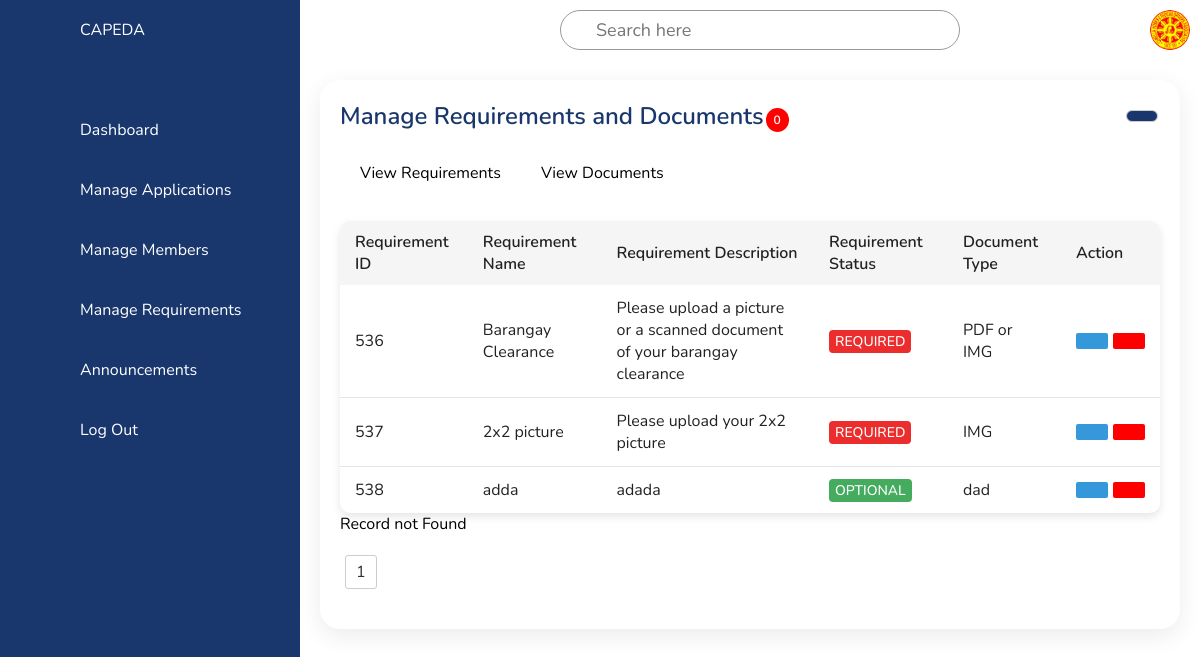
Page /ADMIN/adminManageRequirements.php on the earlier database version.
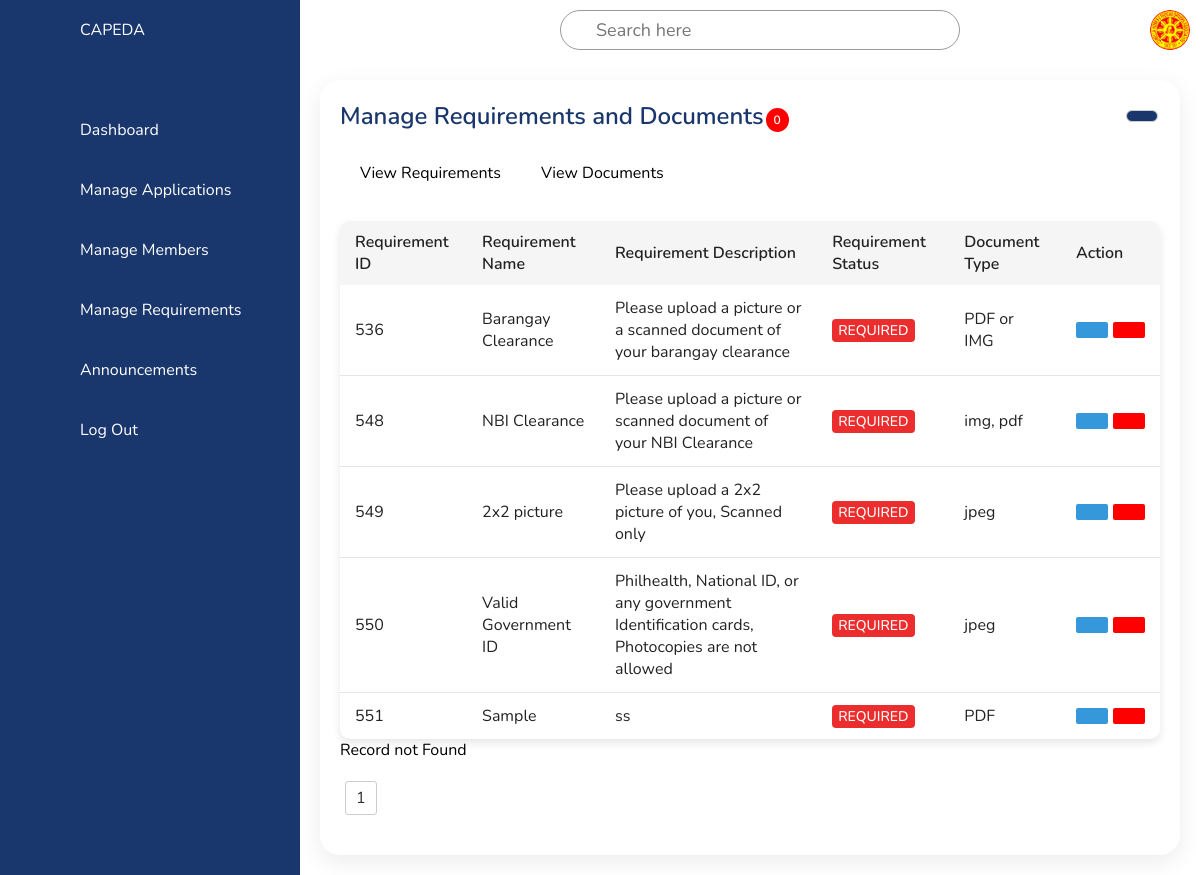
Same page on the later database version.
### tables this page shows
CREATE TABLE `required_documents` (
  `document_id` int(11) NOT NULL,
  `document_name` varchar(255) NOT NULL,
  `document_description` varchar(255) NOT NULL,
  `is_required` enum('required','optional','','') NOT NULL,
  `document_type` varchar(255) NOT NULL,
  `created_at` timestamp NOT NULL DEFAULT current_timestamp(),
  `updated_at` timestamp NOT NULL DEFAULT current_timestamp()
);

### ADMIN/adminManageRequirements.php (the view, shortened to what this page needs)
<!DOCTYPE html>
<html lang="en">
<head>
  <link rel="stylesheet" href="../css/admin/adminManageRequirements.css" />
  <link rel="stylesheet" href="../css/admin/global.css">
  <link rel="stylesheet" href="../css/admin/table.css">
  <link rel="stylesheet" href="../css/admin/notification.css">
</head>
<body>
  <?php
  include 'adminNavigation.php';
  ?>
  <div class="main">
    <div class="topbar">
      <div class="toggle">
      </div>
      <div class="search">
        <label for="">
          <input type="text" placeholder="Search here" />
        </label>
      </div>
      <div class="user">
        <img src="../images/logo.jpg" alt="Sample pic" />
      </div>
    </div>
    <div class="details">
      <div class="recentApplications">
        <div class="applicationHeader">
          <h2 class="header-with-bell">
            Manage Requirements and Documents
            <div class="notification-container">
              <span class="notification-count">0</span>
            </div>
          </h2>
          <div class="button-container">
            <a href="#" class="btn modal-trigger" data-modal-id="<?php echo 'requirement' ?>">
            </a>
            <?php
            include('modals/addrequirement_modal.php');
            ?>
          </div>
        </div>
        <div>
          <ul class="navbar">
            <li><a href="#" onclick="showTable('table1')">View Requirements</a></li>
            <li><a href="#" onclick="showTable('table2')">View Documents</a></li>
          </ul>
        </div>
        <table class="applications-table" id="table1">
          <thead>
            <tr>
              <th>Requirement ID</th>
              <th>Requirement Name</th>
              <th>Requirement Description</th>
              <th>Requirement Status</th>
              <th>Document Type</th>
              <th class="action-header" colspan="3">Action</th>
            </tr>
          </thead>
          <tbody>
            <?php
            $sql = mysqli_query($conn, "SELECT * from required_documents ORDER BY document_id ASC") or die(mysqli_error($conn));
            if (mysqli_num_rows($sql) > 0) {
              while ($row = mysqli_fetch_array($sql)) {
                $document_id = $row['document_id'];
                $document_name = $row['document_name'];
                $document_description = $row['document_description'];
                $document_status = $row['is_required'];
                $document_type = $row['document_type'];
            ?>
                <tr class="<?php echo $document_status === 'optional' ? 'optional-row' : ''; ?>">
                  <td><?php echo $document_id; ?></td>
                  <td><?php echo $document_name ?></td>
                  <td><?php echo $document_description ?></td>
                  <td>
                    <span class="status <?php echo $document_status === 'required' ? 'required' : 'optional'; ?>">
                      <?php echo strtoupper($document_status === 'required' ? 'required' : 'optional'); ?>
                    </span>
                  </td>
                  <td><?php echo $document_type ?></td>
                  <td>
                    <div class="action-buttons">
                      <button type="button" class="action-button editBtn modal-trigger" data-modal-id="<?php echo 'EditRequirement' . $document_id ?>">
                      </button>
                      <button type="button" class="action-button deleteBtn modal-trigger" data-modal-id="<?php echo 'deleteRequirementModal' . $document_id; ?>" data-document-name="<?php echo $row['document_name'] ?>">
                      </button>
                    <?php include('modals/view_modal1.php'); ?>
                  </td>
                </tr>
            <?php
              }
            } else {
              echo "Record not Found";
            }
            ?>
          </tbody>
        </table>
        <div class="pagination">
        </div>
      </div>
    </div>
  </div>
</body>
</html>

Differences in the rows shown:
removed required_documents: document_id "537", document_name "2x2 picture", document_description "Please upload your 2x2 picture", is_required "REQUIRED", document_type "IMG"
removed required_documents: document_id "538", document_name "adda", document_description "adada", is_required "OPTIONAL", document_type "dad"
added required_documents: document_id "548", document_name "NBI Clearance", document_description "Please upload a picture or scanned document of your NBI Clearance", is_required "REQUIRED", document_type "img, pdf"
added required_documents: document_id "549", document_name "2x2 picture", document_description "Please upload a 2x2 picture of you, Scanned only", is_required "REQUIRED", document_type "jpeg"
added required_documents: document_id "550", document_name "Valid Government ID", document_description "Philhealth, National ID, or any government Identification cards, Photocopies are not allowed", is_required "REQUIRED", document_type "jpeg"
added required_documents: document_id "551", document_name "Sample", document_description "ss", is_required "REQUIRED", document_type "PDF"
